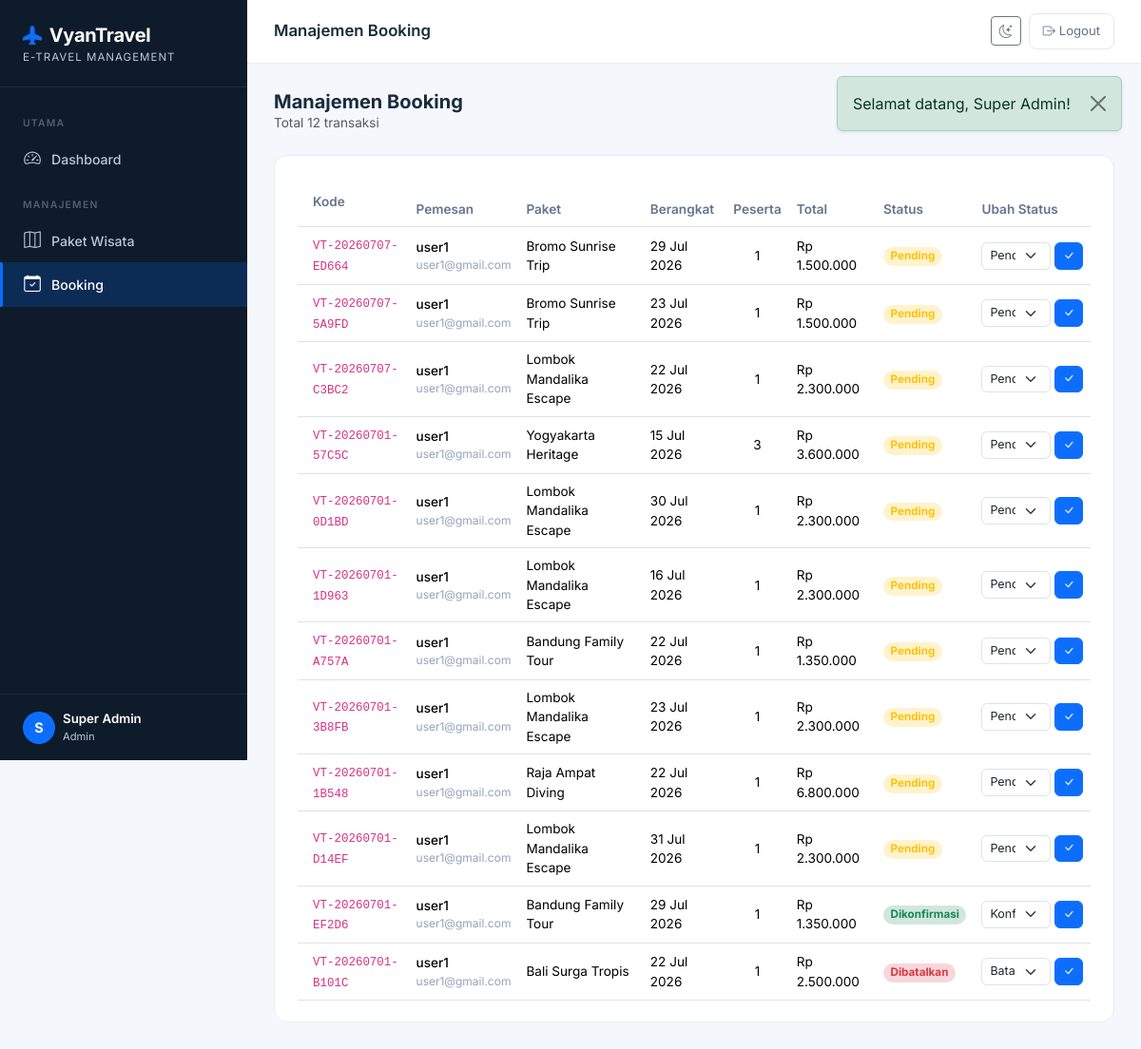
Screenshot of /admin/booking (signed in) with the database file from the repository.
### tables this page shows
CREATE TABLE `bookings` (
  `id` int(10) UNSIGNED NOT NULL,
  `kode_booking` varchar(20) NOT NULL,
  `user_id` int(10) UNSIGNED NOT NULL,
  `paket_id` int(10) UNSIGNED NOT NULL,
  `tanggal_pesan` date NOT NULL,
  `tanggal_berangkat` date NOT NULL,
  `jumlah_peserta` tinyint(3) UNSIGNED DEFAULT 1,
  `total_harga` decimal(14,2) NOT NULL,
  `status` enum('pending','dikonfirmasi','dibatalkan') DEFAULT 'pending',
  `catatan` text DEFAULT NULL,
  `pdf_path` varchar(255) DEFAULT NULL,
  `created_at` timestamp NOT NULL DEFAULT current_timestamp()
);

CREATE TABLE `users` (
  `id` int(10) UNSIGNED NOT NULL,
  `nama_lengkap` varchar(100) NOT NULL,
  `email` varchar(150) NOT NULL,
  `password` varchar(255) NOT NULL,
  `no_telp` varchar(20) DEFAULT NULL,
  `role` enum('admin','pelanggan') NOT NULL DEFAULT 'pelanggan',
  `created_at` timestamp NOT NULL DEFAULT current_timestamp(),
  `updated_at` timestamp NOT NULL DEFAULT current_timestamp() ON UPDATE current_timestamp()
);

CREATE TABLE `paket_wisata` (
  `id` int(10) UNSIGNED NOT NULL,
  `nama_paket` varchar(150) NOT NULL,
  `destinasi` varchar(150) NOT NULL,
  `harga` decimal(12,2) NOT NULL,
  `deskripsi` text DEFAULT NULL,
  `foto` varchar(255) DEFAULT NULL,
  `durasi_hari` tinyint(3) UNSIGNED DEFAULT 1,
  `kuota` smallint(5) UNSIGNED DEFAULT 10,
  `status` enum('aktif','nonaktif') DEFAULT 'aktif',
  `created_at` timestamp NOT NULL DEFAULT current_timestamp(),
  `updated_at` timestamp NOT NULL DEFAULT current_timestamp() ON UPDATE current_timestamp()
);

### app/Core/BaseController.php (called while the page is built, shortened)
<?php
abstract class BaseController {
    protected function view(string $view, array $data = [], string $layout = 'layouts/main'): void {
        extract($data, EXTR_SKIP);
        $viewFile   = APP_PATH . '/Views/' . $view . '.php';
        require $viewFile;
    }
}

### app/Controllers/AdminController.php (called while the page is built, shortened)
<?php
require_once APP_PATH . '/Core/BaseController.php';
class AdminController extends BaseController {
    private BookingModel     $bookingModel;
    public function __construct() {
        $this->bookingModel = new BookingModel();
    }
    public function bookingIndex(): void {
        $this->view('admin/booking/index', [
            'title'    => 'Manajemen Booking',
            'bookings' => $this->bookingModel->getAll(),
        ]);
    }
}

### public/index.php (called while the page is built, shortened)
<?php
require_once ROOT_PATH . '/app/Core/Router.php';
require_once ROOT_PATH . '/app/Core/BaseController.php';
$router = new Router();
$router->get('/',          ['AuthController', 'showLogin']);
$router->get('/login',     ['AuthController', 'showLogin']);
$router->post('/login',    ['AuthController', 'login']);
$router->get('/register',  ['AuthController', 'showRegister']);
$router->post('/register', ['AuthController', 'register']);
$router->get('/logout',    ['AuthController', 'logout']);
$router->get('/admin/dashboard',                ['AdminController', 'dashboard']);
$router->get('/admin/paket',                    ['AdminController', 'paketIndex']);
$router->get('/admin/paket/create',             ['AdminController', 'paketCreate']);
$router->post('/admin/paket/store',             ['AdminController', 'paketStore']);
$router->get('/admin/paket/:id/edit',           ['AdminController', 'paketEdit']);
$router->post('/admin/paket/:id/update',        ['AdminController', 'paketUpdate']);
$router->post('/admin/paket/:id/delete',        ['AdminController', 'paketDelete']);
$router->get('/admin/booking',                  ['AdminController', 'bookingIndex']);
$router->post('/admin/booking/:id/status',      ['AdminController', 'bookingUpdateStatus']);
$router->get('/pelanggan/dashboard',            ['PelangganController', 'dashboard']);
$router->get('/pelanggan/paket',                ['PelangganController', 'paketList']);
$router->get('/pelanggan/paket/:id',            ['PelangganController', 'paketDetail']);
$router->post('/pelanggan/booking/store',       ['PelangganController', 'bookingStore']);
$router->get('/pelanggan/booking',              ['PelangganController', 'bookingList']);
$router->get('/pelanggan/booking/:id/hotel',    ['PelangganController', 'hotelOptions']);
$router->post('/pelanggan/hotel-booking/store', ['PelangganController', 'hotelBookingStore']);
$router->get('/pelanggan/booking/:id/download', ['PelangganController', 'downloadTiket']);
$router->dispatch(
    $_SERVER['REQUEST_METHOD'],
    $_SERVER['REQUEST_URI']
);

### app/Models/BookingModel.php (called while the page is built, shortened)
<?php
class BookingModel {
    private PDO $db;
    public function __construct() {
        $this->db = Database::getConnection();
    }
    public function getAll(): array {
        return $this->db->query(
            "SELECT b.*, p.nama_paket, p.destinasi, u.nama_lengkap, u.email
               FROM bookings b
               JOIN paket_wisata p ON b.paket_id = p.id
               JOIN users        u ON b.user_id  = u.id
              ORDER BY b.created_at DESC"
        )->fetchAll();
    }
}

### app/Views/admin/booking/index.php (the view, shortened to what this page needs)
<div class="d-flex justify-content-between align-items-center mb-4">
    <div>
        <h5 style="font-weight:700;color:#1A2B3C;margin:0">Manajemen Booking</h5>
        <p class="text-muted mb-0" style="font-size:.85rem">Total <?= count($bookings) ?> transaksi</p>
    </div>
</div>
<div class="stat-card">
    <div class="table-responsive">
        <table class="table table-hover align-middle mb-0" style="font-size:.85rem">
            <thead style="background:#F8FAFC">
                <tr>
                    <th class="py-3 ps-3" style="font-weight:600;color:#64748B">Kode</th>
                    <th style="font-weight:600;color:#64748B">Pemesan</th>
                    <th style="font-weight:600;color:#64748B">Paket</th>
                    <th style="font-weight:600;color:#64748B">Berangkat</th>
                    <th style="font-weight:600;color:#64748B">Peserta</th>
                    <th style="font-weight:600;color:#64748B">Total</th>
                    <th style="font-weight:600;color:#64748B">Status</th>
                    <th style="font-weight:600;color:#64748B">Ubah Status</th>
                </tr>
            </thead>
            <tbody>
            <?php if (empty($bookings)): ?>
                <tr>
                    <td colspan="8" class="text-center text-muted py-5">
                        <i class="bi bi-calendar-x" style="font-size:2rem;display:block;margin-bottom:8px"></i>
                        Belum ada data booking.
                    </td>
                </tr>
            <?php else: ?>
                <?php foreach ($bookings as $b): ?>
                <tr>
                    <td class="ps-3"><code style="font-size:.78rem"><?= htmlspecialchars($b['kode_booking']) ?></code></td>
                    <td>
                        <div style="font-weight:500"><?= htmlspecialchars($b['nama_lengkap']) ?></div>
                        <div style="font-size:.75rem;color:#94A3B8"><?= htmlspecialchars($b['email']) ?></div>
                    </td>
                    <td><?= htmlspecialchars($b['nama_paket']) ?></td>
                    <td><?= date('d M Y', strtotime($b['tanggal_berangkat'])) ?></td>
                    <td class="text-center"><?= $b['jumlah_peserta'] ?></td>
                    <td>Rp <?= number_format($b['total_harga'], 0, ',', '.') ?></td>
                    <td>
                        <?php $sc = ['pending'=>'warning','dikonfirmasi'=>'success','dibatalkan'=>'danger'][$b['status']] ?? 'secondary' ?>
                        <span class="badge bg-<?= $sc ?>-subtle text-<?= $sc ?> rounded-pill" style="font-size:.73rem">
                            <?= ucfirst($b['status']) ?>
                        </span>
                    </td>
                    <td>
                        <form action="<?= BASE_URL ?>/admin/booking/<?= $b['id'] ?>/status" method="POST" class="d-flex gap-1">
                            <select name="status" class="form-select form-select-sm rounded-2" style="font-size:.78rem;max-width:130px">
                                <option value="pending"       <?= $b['status']==='pending'       ? 'selected':'' ?>>Pending</option>
                                <option value="dikonfirmasi"  <?= $b['status']==='dikonfirmasi'  ? 'selected':'' ?>>Konfirmasi</option>
                                <option value="dibatalkan"    <?= $b['status']==='dibatalkan'    ? 'selected':'' ?>>Batalkan</option>
                            </select>
                            <button type="submit" class="btn btn-sm btn-primary rounded-2" style="font-size:.75rem">
                                <i class="bi bi-check-lg"></i>
                            </button>
                        </form>
                    </td>
                </tr>
                <?php endforeach; ?>
            <?php endif; ?>
            </tbody>
        </table>
    </div>
</div>

### app/Core/Router.php (shortened to what this page needs)
<?php
class Router {
    private array $routes = [];
    public function get(string $path, array $handler): void {
        $this->routes['GET'][$path] = $handler;
    }
    public function post(string $path, array $handler): void {
        $this->routes['POST'][$path] = $handler;
    }
    public function dispatch(string $method, string $uri): void {
        $uri = strtok($uri, '?');
        $uri = urldecode($uri);
        $base = rtrim(dirname($_SERVER['SCRIPT_NAME']), '/');
        $uri  = '/' . ltrim(substr($uri, strlen($base)), '/');
        $uri  = ($uri === '') ? '/' : $uri;
        $routes = $this->routes[$method] ?? [];
        foreach ($routes as $route => $handler) {
            $pattern = preg_replace('#:([a-zA-Z0-9_]+)#', '(?P<$1>[^/]+)', $route);
            $pattern = '#^' . $pattern . '$#';
            if (preg_match($pattern, $uri, $matches)) {
                [$controllerClass, $methodName] = $handler;
                $params = array_filter($matches, 'is_string', ARRAY_FILTER_USE_KEY);
                $ctrl   = new $controllerClass();
                $ctrl->$methodName(...array_values($params));
                return;
            }
        }
    }
}

### app/Views/layouts/main.php (style rules this page uses)
:root { --vt-primary: #0A6CFF; --vt-primary-d: #0052CC; --vt-accent: #FF6B35; --vt-sidebar-w: 260px; --vt-sidebar-bg:#0D1B2A; --vt-sidebar-txt:#B8C9D9; --vt-sidebar-active:#0A6CFF; }
* { box-sizing: border-box; }
body { font-family: 'Inter', sans-serif; background: #F4F7FB; color: #1A2B3C; min-height: 100vh; }
.table-responsive { overflow-x: auto; -webkit-overflow-scrolling: touch; }
@media (min-width: 992px) { .form-select, .form-control { min-height: auto; } }
@media (min-width: 992px) { .btn { min-height: auto; } }
.stat-card { background: #fff; border-radius: 14px; padding: 22px 24px; border: 1px solid #E8EDF2; position: relative; overflow: hidden; }
.stat-card code { font-size: .85rem; }

### rows the page displays
bookings: kode_booking "VT-20260707-ED664", user.nama_lengkap "user1", user.email "user1@gmail.com", paket.nama_paket "Bromo Sunrise Trip", tanggal_berangkat "29 Jul 2026", jumlah_peserta "1", total_harga "1.500.000", status "Pending"
bookings: kode_booking "VT-20260707-5A9FD", user.nama_lengkap "user1", user.email "user1@gmail.com", paket.nama_paket "Bromo Sunrise Trip", tanggal_berangkat "23 Jul 2026", jumlah_peserta "1", total_harga "1.500.000", status "Pending"
bookings: kode_booking "VT-20260707-C3BC2", user.nama_lengkap "user1", user.email "user1@gmail.com", paket.nama_paket "Lombok Mandalika Escape", tanggal_berangkat "22 Jul 2026", jumlah_peserta "1", total_harga "2.300.000", status "Pending"
bookings: kode_booking "VT-20260701-57C5C", user.nama_lengkap "user1", user.email "user1@gmail.com", paket.nama_paket "Yogyakarta Heritage", tanggal_berangkat "15 Jul 2026", jumlah_peserta "3", total_harga "3.600.000", status "Pending"
bookings: kode_booking "VT-20260701-0D1BD", user.nama_lengkap "user1", user.email "user1@gmail.com", paket.nama_paket "Lombok Mandalika Escape", tanggal_berangkat "30 Jul 2026", jumlah_peserta "1", total_harga "2.300.000", status "Pending"
bookings: kode_booking "VT-20260701-1D963", user.nama_lengkap "user1", user.email "user1@gmail.com", paket.nama_paket "Lombok Mandalika Escape", tanggal_berangkat "16 Jul 2026", jumlah_peserta "1", total_harga "2.300.000", status "Pending"
bookings: kode_booking "VT-20260701-A757A", user.nama_lengkap "user1", user.email "user1@gmail.com", paket.nama_paket "Bandung Family Tour", tanggal_berangkat "22 Jul 2026", jumlah_peserta "1", total_harga "1.350.000", status "Pending"
bookings: kode_booking "VT-20260701-3B8FB", user.nama_lengkap "user1", user.email "user1@gmail.com", paket.nama_paket "Lombok Mandalika Escape", tanggal_berangkat "23 Jul 2026", jumlah_peserta "1", total_harga "2.300.000", status "Pending"
bookings: kode_booking "VT-20260701-1B548", user.nama_lengkap "user1", user.email "user1@gmail.com", paket.nama_paket "Raja Ampat Diving", tanggal_berangkat "22 Jul 2026", jumlah_peserta "1", total_harga "6.800.000", status "Pending"
bookings: kode_booking "VT-20260701-D14EF", user.nama_lengkap "user1", user.email "user1@gmail.com", paket.nama_paket "Lombok Mandalika Escape", tanggal_berangkat "31 Jul 2026", jumlah_peserta "1", total_harga "2.300.000", status "Pending"
bookings: kode_booking "VT-20260701-EF2D6", user.nama_lengkap "user1", user.email "user1@gmail.com", paket.nama_paket "Bandung Family Tour", tanggal_berangkat "29 Jul 2026", jumlah_peserta "1", total_harga "1.350.000", status "Dikonfirmasi", status "Konfirmasi"
bookings: kode_booking "VT-20260701-B101C", user.nama_lengkap "user1", user.email "user1@gmail.com", paket.nama_paket "Bali Surga Tropis", tanggal_berangkat "22 Jul 2026", jumlah_peserta "1", total_harga "2.500.000", status "Dibatalkan", status "Batalkan"

### other values shown
count($bookings) "12"
